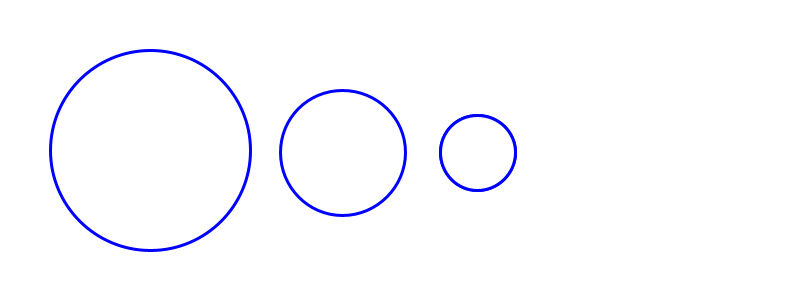
Frame 1 (no input)
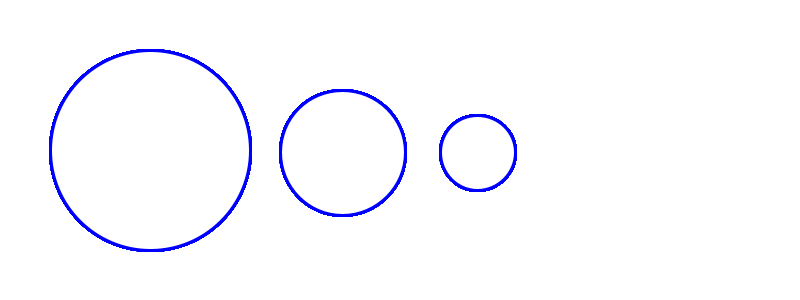
Frame 60 (the mouse pressed at the canvas centre just before this capture)
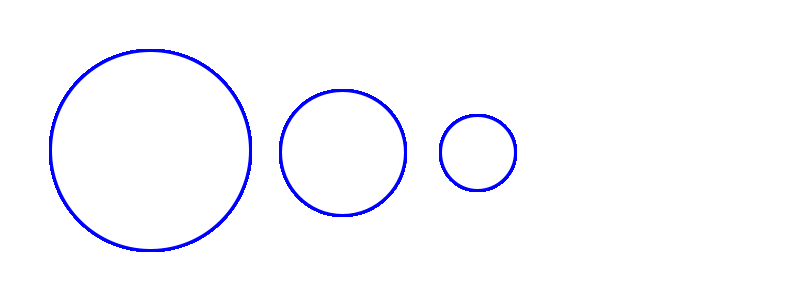
Frame 120 (the mouse held since frame 60 and released just before this capture)

The Processing sketch that drew these frames (run headless with seeded random() and noise(); from frame 60 on, the mouse is pressed at the canvas centre):

// Processing sketch: Es2
// ── Es2.pde
void setup()
{
  size(800,300);
  background(255);
  stroke(0,0,255);
  strokeWeight(3);
  ellipseMode(CORNER);
}

void draw()
{
  ellipse(50,height/2-100,200,200);
  ellipse(200+50+30,height/2-60,125,125);
  ellipse(350+60+30,height/2-35,75,75);
   ellipse(350+60+30,height/2-35,75,75);
}
